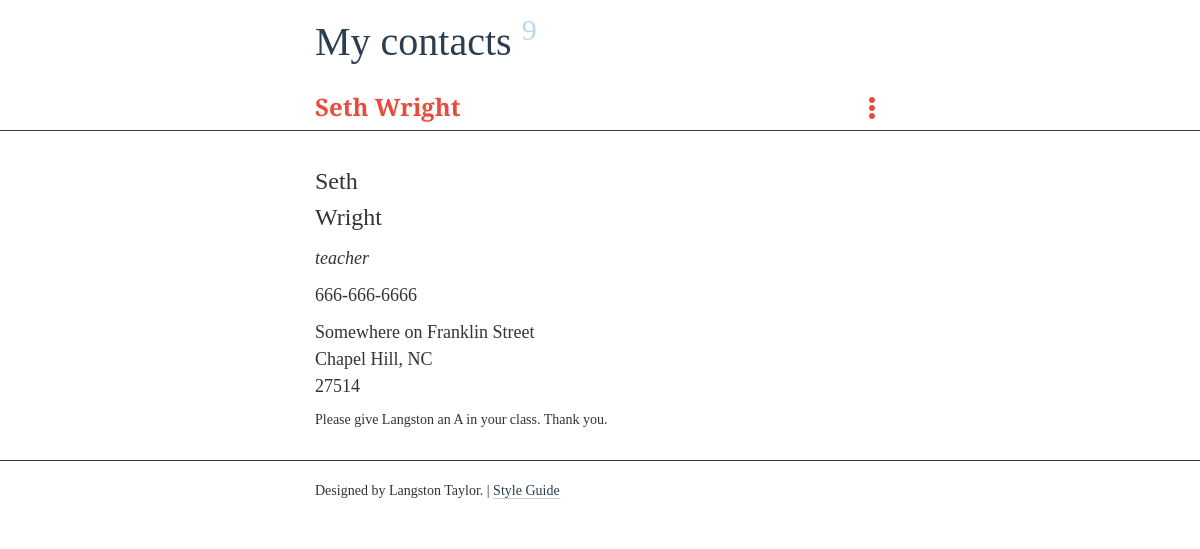
Screenshot of /edit.php?id=6 with the database file from the repository.
### tables this page shows
CREATE TABLE IF NOT EXISTS `contacts` (
  `id` int(11) NOT NULL,
  `firstname` varchar(200) NOT NULL,
  `lastname` varchar(200) NOT NULL,
  `title` varchar(200) NOT NULL,
  `address` tinytext NOT NULL,
  `city` tinytext NOT NULL,
  `state` tinytext NOT NULL,
  `zip` varchar(200) NOT NULL,
  `phone` varchar(200) NOT NULL,
  `notes` text NOT NULL
);

### edit.php (the view, shortened to what this page needs)
<?php
  include 'header.php';
  include 'top.php';
  $id = $_GET['id'];
  $stmt = $db->prepare('SELECT * from contacts WHERE id = :id LIMIT 1');
  $stmt->bindParam(':id', $id);
  $stmt->execute();
  $contact = $stmt->fetch(PDO::FETCH_ASSOC);
?>
    <div class="row">
      <div class="col-xs-12 col-sm-6 col-sm-offset-3">
        <h2>
          <?php echo $contact['firstname']; ?> <?php echo $contact['lastname']; ?>
          <span class="glyphicon glyphicon-option-vertical pull-right expand" aria-hidden="true"></span>
        </h2>
      </div>
    </div>
  </div>
</div>
<div class="container-fluid editcontainer">
<div class="row">
  <div class="col-xs-12 col-sm-6 col-sm-offset-3">
    <form class="contact_form plain" action="/update.php" method="POST">
      <div class="name_group">
        <div class="form-group contact_firstname hoverglyph">
          <label for="contact_firstname">
            <h3>
              <?php echo $contact['firstname'] ?>
            </h3>
          </label>
        </div>
        <div class="form-group contact_lastname hoverglyph">
          <label for="contact_lastname">
            <h3><?php echo $contact['lastname'] ?> <span class="glyphicon glyphicon-pencil editbutton" aria-hidden="true"></span></h3>
          </label>
        </div>
      </div>
      <div class="form-group contact_title hoverglyph">
        <label for="contact_title">
          <h4 class="title"><?php echo $contact['title'] ?> <span class="glyphicon glyphicon-pencil editbutton" aria-hidden="true"></span></h4>
        </label>
      </div>
      <div class="form-group contact_phone hoverglyph">
        <label for="contact_phone">
          <h4 class="phone"><?php echo $contact['phone'] ?> <span class="glyphicon glyphicon-pencil editbutton" aria-hidden="true"></span></h4>
        </label>
      </div>
      <div class="address_group">
        <div class="form-group contact_address hoverglyph">
          <label for="contact_address">
            <h4 class="address"><?php echo $contact['address'] ?></h4> <span class="glyphicon glyphicon-pencil editbutton" aria-hidden="true"></span>
          </label>
        </div>
        <div class="form-group contact_city hoverglyph">
          <label for="contact_city">
            <h4 class="address"><?php echo $contact['city'] ?>, <?php echo $contact['state'] ?></h4> <span class="glyphicon glyphicon-pencil editbutton" aria-hidden="true"></span>
          </label>
        </div>
        <div class="form-group contact_zip hoverglyph">
          <label for="contact_zip">
            <h4 class="zip"><?php echo $contact['zip'] ?></h4> <span class="glyphicon glyphicon-pencil editbutton" aria-hidden="true"></span>
          </label>
        </div>
      </div>
      <div class="form-group contact_notes hoverglyph">
        <label for="contact_notes">
          <p class="notes"><?php echo $contact['notes'] ?> <span class="glyphicon glyphicon-pencil editbutton" aria-hidden="true"></span></p>
        </label>
      </div>
    </form>
  </div>
</div>
<?php include 'footer.php' ?>

### style.css (style rules this page uses)
body { font-family: 'Merriweather Sans'; }
h2 { font-size: 24px; font-weight: 800; color: #E74C3C; }
p { font-weight: 300; }
.plain .form-group, .plain label, .plain h3, .plain h4 { margin: 0; }
.plain h3, .plain h4 { line-height: 1.5; }
.plain h3, .plain h4 { display: inline; }
.plain .name_group, .plain .address_group, .plain .contact_title, .plain .contact_phone { margin: 10px 0px; }
.editcontainer { margin-top: 20px; -webkit-transition: margin-top 300ms linear; -ms-transition: margin-top 300ms linear; transition: margin-top 300ms linear; }
.hoverglyph, .expand, h3, h4, .contact_form p { cursor: pointer; }
h4.title { font-weight: 300; font-style: italic; }
p.notes { font-weight: 300; }
.contact_form { padding-bottom: 20px; }

### rows the page displays
contacts: firstname "Seth", lastname "Wright", title "teacher", phone "666-666-6666", address "Somewhere on Franklin Street", city "Chapel Hill", state "NC", zip "27514", notes "Please give Langston an A in your class. Thank you."

### other values shown
count($contacts) "9"
